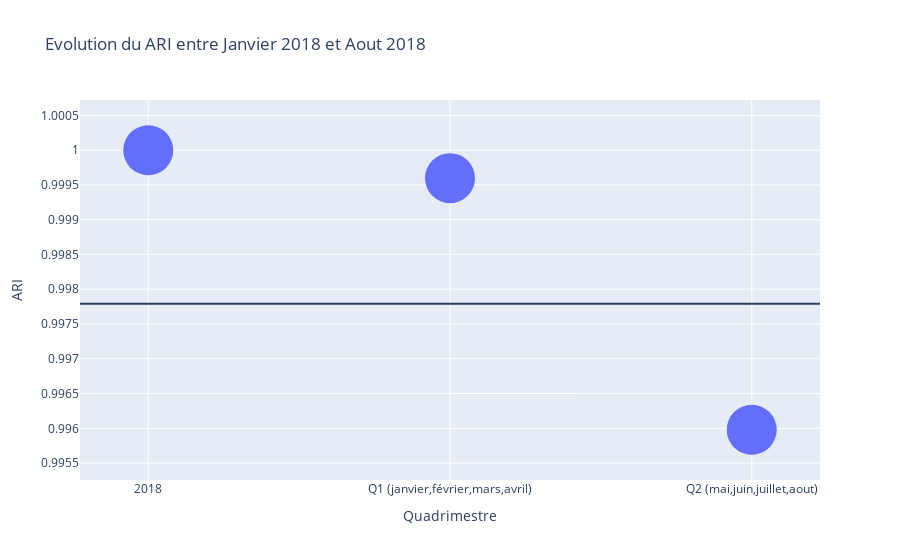

Source (notebook cell):
### Code cell
ARI=[ari_0,ari_1,ari_2]


fig = px.scatter(x=["2018","Q1 (janvier,février,mars,avril)", "Q2 (mai,juin,juillet,aout)"], y=ARI, log_y=True,title="Evolution du ARI entre Janvier 2018 et Aout 2018")

fig.update_layout(
    xaxis_title="Quadrimestre",
    yaxis_title="ARI",

)

fig.add_hline(y=np.mean(ARI[1:]))


fig.update_traces(marker_size=50)
fig.show()

### Figure 1 — Plotly figure (JSON) as saved in the notebook; plotly's stock layout.template omitted (floating-point values rounded to 4 significant figures)
{"data": [{"hovertemplate": "x=%{x}<br>y=%{y}<extra></extra>", "legendgroup": "", "marker": {"color": "#636efa", "size": 50, "symbol": "circle"}, "mode": "markers", "name": "", "orientation": "v", "showlegend": false, "type": "scatter", "x": ["2018", "Q1 (janvier,février,mars,avril)", "Q2 (mai,juin,juillet,aout)"], "xaxis": "x", "y": [1, 0.9996, 0.996], "yaxis": "y"}], "layout": {"legend": {"tracegroupgap": 0}, "shapes": [{"type": "line", "x0": 0, "x1": 1, "xref": "x domain", "y0": 0.9978, "y1": 0.9978, "yref": "y"}], "title": {"text": "Evolution du ARI entre Janvier 2018 et Aout 2018"}, "xaxis": {"anchor": "y", "domain": [0, 1], "title": {"text": "Quadrimestre"}}, "yaxis": {"anchor": "x", "domain": [0, 1], "title": {"text": "ARI"}, "type": "log"}}}
